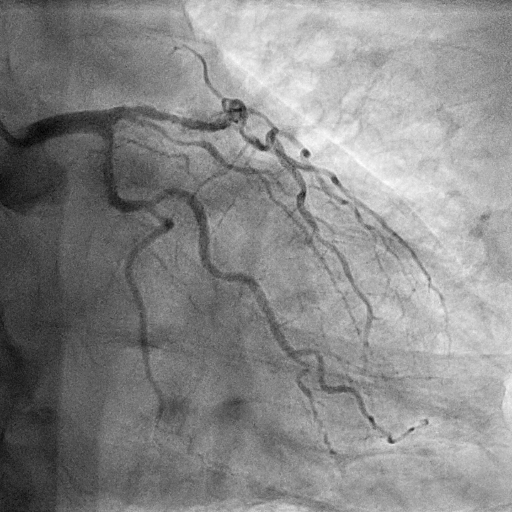
#> input picture exports/dicom-data/frame25.png, 512 x 512 px, found by its file name
$ python _heq_demo.py
#> lines starting #> are read from the running program, lines starting #| are printed output that depends on the picture
import cv2 as cv
import numpy as npy
from matplotlib import pyplot as plt

# Filepath to image
file:str = "./exports/dicom-data/frame25.png"

# Read image
src:cv.Mat = cv.imread(file, cv.IMREAD_GRAYSCALE)
#> src is the input picture: shape (512, 512); min 0, max 255, mean 136.9

# Equalize histogram of image
dst = cv.equalizeHist(src)
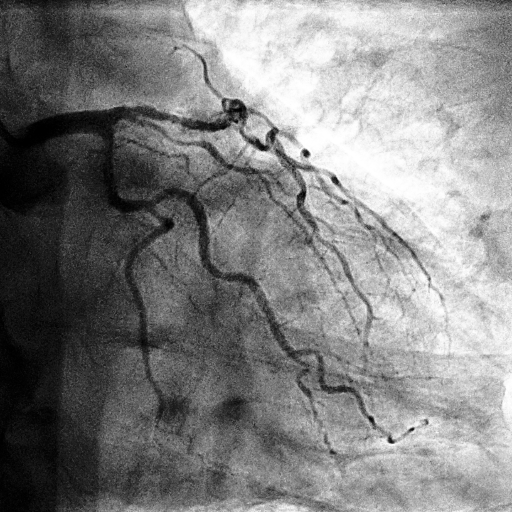
#> dst: shape (512, 512); min 0, max 255, mean 128.8

# Compute source image's histogram
src_hist = cv.calcHist([src], [0], None, [256], [0,256])
#> src_hist = 256 values, max 6488 at index 163, min 0 at index 2, mean 1024

# Compute histogram equalized image's histogram
dst_hist = cv.calcHist([dst], [0], None, [256], [0,256])
#> dst_hist = 256 values, max 6488 at index 173, min 0 at index 13, mean 1024

plt.figure(figsize=(22, 9))

plt.bar(npy.arange(256), src_hist[:,0], color='black', width=1)
plt.title("Histogram of Source Image @ Frame 25", fontsize=25)
plt.xlabel('Pixel Intensity', fontsize=20)
plt.ylabel('Frequency', fontsize=20)
plt.xticks(fontsize=18)
plt.yticks(fontsize=18)
plt.xlim([0, 256])
plt.ylim([0, npy.max(src_hist)*1.1])
plt.show()
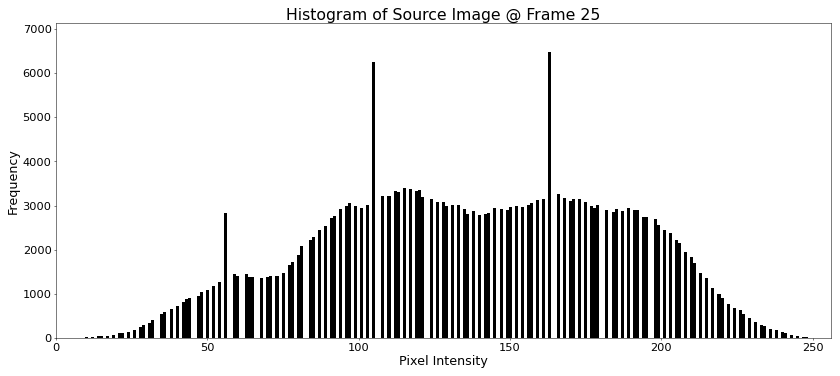
#> figure drawn by matplotlib, 1 panel; tallest bar 6488 high, from x = 162.5 to 163.5


plt.bar(npy.arange(256), dst_hist[:,0], color='black', width=1)
plt.title("Histogram of HEQ Image @ Frame 25", fontsize=25)
plt.xlabel('Pixel Intensity', fontsize=20)
plt.ylabel('Frequency', fontsize=20)
plt.xticks(fontsize=18)
plt.yticks(fontsize=18)
plt.xlim([0, 256])
plt.ylim([0, npy.max(dst_hist)*1.1])

plt.show()
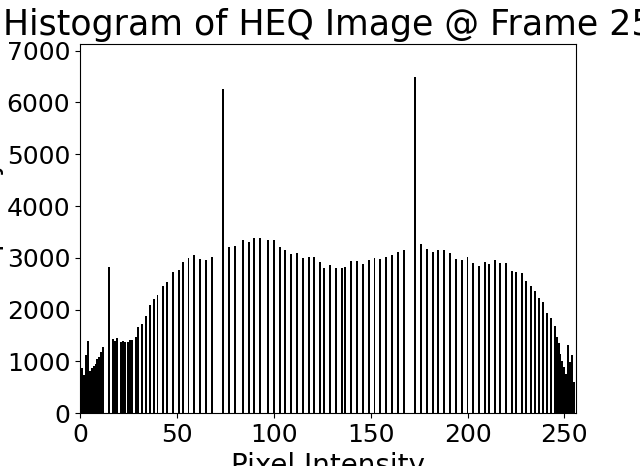
#> figure drawn by matplotlib, 1 panel; tallest bar 6488 high, from x = 172.5 to 173.5

# [21 lines of commented-out code are left out]
